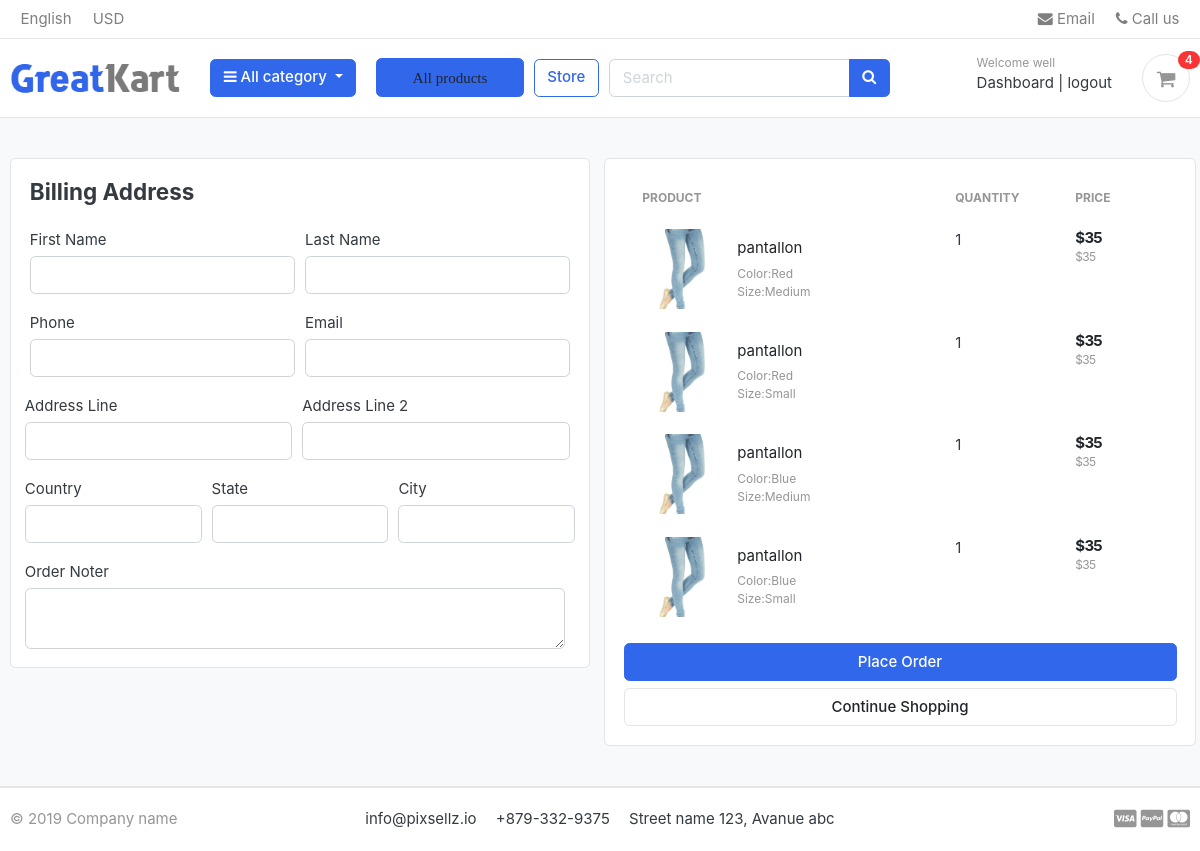
Page /cart/checkout/ (signed in) on the earlier database version.
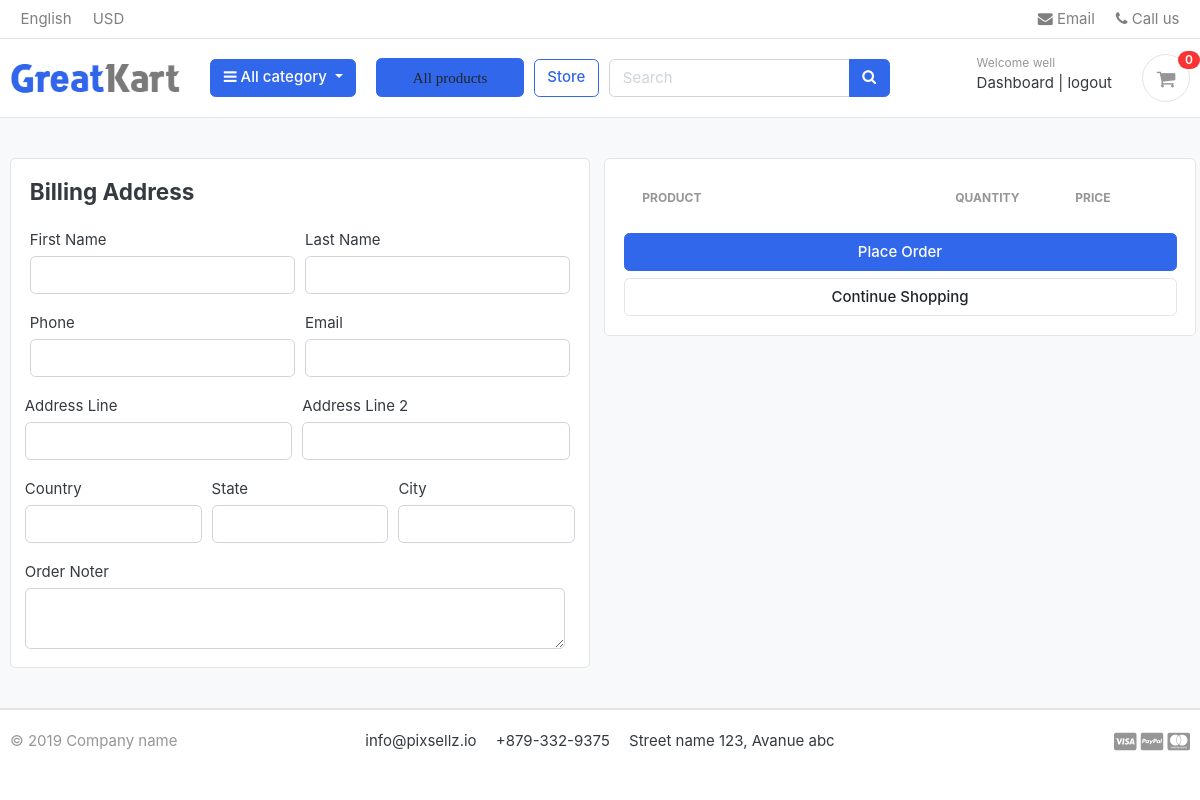
Same page on the later database version.
### carts/models.py (models this page shows, shortened)
class CartItem(models.Model):
    user=models.ForeignKey(Accounts,on_delete=models.CASCADE,null=True)
    product=models.ForeignKey(Product,on_delete=models.CASCADE)
    variations =models.ManyToManyField(Variation,blank=True)
    cart=models.ForeignKey(Cart,on_delete=models.CASCADE,null=True)
    quantity=models.IntegerField()
    is_active=models.BooleanField(default=True)
    def sub_total(self):
        return self.product.price * self.quantity

### store/models.py (models this page shows, shortened)
class Product(models.Model):
    product_name=models.CharField(max_length=50,unique=True)
    slug=models.SlugField(max_length=50,unique=True)
    description=models.TextField(max_length=500,blank=True)
    price=models.IntegerField()
    image=models.ImageField(upload_to='photos/products')
    stock=models.IntegerField()
    is_available=models.BooleanField(default=True)
    category=models.ForeignKey(category,on_delete=models.CASCADE)
    created_date=models.DateTimeField(auto_now_add=True)
    modified_date=models.DateTimeField(auto_now=True)
    def get_url(self):
        return reverse('products_details',args=[self.category.slug,self.slug])

class Variation(models.Model):
        product = models.ForeignKey(Product,on_delete=models.CASCADE)
        variation_category=models.CharField(max_length=100,choices=variation_category_choice)
        variation_value=models.CharField(max_length=100)
        is_active      = models.BooleanField(default=True)
        created_date =models.DateTimeField(auto_now=True)
        objects =VariationManager()

### carts/views.py (the view)
# urls.py: path('cart/checkout/',views.checkout,name='checkout')
@login_required(login_url='login')
def checkout(request, total=0, quantity=0, cart_items=None):
    try:
        tax=0
        grand_total=0
        if request.user.is_authenticated:
            cart_items = CartItem.objects.filter(user=request.user, is_active=True)
        else:
            cart = Cart.objects.get(cart_id=_cart_id(request))
            cart_items = CartItem.objects.filter(cart=cart, is_active=True)
        for cart_item in cart_items:
            total += (cart_item.product.price * cart_item.quantity)
            quantity += cart_item.quantity
        tax=(2*total)/100
        grand_total = total+tax
    except ObjectDoesNotExist:
        pass
    context = {
        'total': total,
        'quantity': quantity,
        'cart_items': cart_items,
        'tax':       tax,
        'grand_total':grand_total
    }
    return render(request,'store/checkout.html',context)

### carts/context_processors.py (called while the page is built)
def counter(request):
    cart_count=0
    if 'admin' in request.path:
        return {}
    else:
        try:
            cart=Cart.objects.filter(cart_id=_cart_id(request))
            if request.user.is_authenticated:
                cart_items = CartItem.objects.all().filter(user=request.user)
            else:
                cart_items = CartItem.objects.all().filter(cart=cart[:1])
            for cart_item in cart_items:
                cart_count += cart_item.quantity
        except Cart.DoesNotExist:
            cart_count=0
    return dict(cart_count = cart_count)

### carts/views.py (called while the page is built)
def _cart_id(request):
    cart = request.session.session_key
    if not cart:
        request.session.create()
        cart = request.session.session_key
    return cart

### category/context_processor.py (called while the page is built)
def menu_link(request):
    links = category.objects.all()
    return dict(links=links)

### category/models.py (called while the page is built)
    def get_url(self):
        return reverse('products_by_category',args=[self.slug])

### e_commerce/templates/store/checkout.html (shortened to what the changed rows need)
{% extends "base.html" %}
{% load static %}
{% block content %}
<section class="section-content padding-y bg">
    <div class="container">
    <div class="row">
        <aside class="col-lg-6 px-1">
            <div class="card">
            <div class="card-body">
                <table class="table table-borderless table-shopping-cart">
                    <thead class="text-muted">
                    <tr class="small text-uppercase">
                      <th scope="col">Product</th>
                      <th scope="col"  width="120">Quantity</th>
                      <th scope="col" width="120">Price</th>
                    </tr>
                    </thead>
                    <tbody>
                        {% for cart_item in cart_items %}
                    <tr>
                        <td>
                            <figure class="itemside align-items-center">
                                <div class="aside"><img src="{{ cart_item.product.image.url }}" class="img-sm"></div>
                                <figcaption class="info">
                                    <a href="{{ cart_item.product.get_url }}" class="title text-dark">{{ cart_item.product.product_name }}</a>
                                    <p class="text-muted small">
                                        {% if cart_item.variations.all %}
                                            {% for item in cart_item.variations.all %}
                                            {{ item.variation_category | capfirst}}:{{ item.variation_value | capfirst}}<br>
                                            {% endfor %}
                                        {% endif %}
                                    </p>
                                </figcaption>
                            </figure>
                        </td>
                        <td>
                            <label for="">{{ cart_item.quantity }}</label>
                        </td>
                        <td>
                            <div class="price-wrap">
                                <var class="price">${{ cart_item.sub_total }}</var>
                                <small class="text-muted"> ${{ cart_item.product.price  }}</small>
                            </div>
                        </td>
                    </tr>
                    {% endfor %}
                    </tbody>
                    </table>
            </div>
            </div>
    </aside>
    </div>
    </div>
    </section>
{% endblock%}

### e_commerce/templates/includes/navbar.html (shortened to what this page needs)
{% load static %}
<header class="section-header">
    <nav class="navbar p-md-0 navbar-expand-sm navbar-light border-bottom">
    <div class="container">
      <div class="collapse navbar-collapse" id="navbarTop4">
        <ul class="navbar-nav mr-auto">
            <li class="nav-item dropdown">
                 <a href="#" class="nav-link">   English </a>
            </li>
            <li class="nav-item dropdown">
                <a href="#" class="nav-link"> USD </a>
            </li>
        </ul>
        <ul class="navbar-nav">
            <li><a href="#" class="nav-link"> <i class="fa fa-envelope"></i> Email </a></li>
            <li><a href="#" class="nav-link"> <i class="fa fa-phone"></i> Call us </a></li>
        </ul>
      </div>
    </div>
    </nav>
    <section class="header-main border-bottom">
        <div class="container">
    <div class="row align-items-center">
        <div class="col-lg-2 col-md-3 col-6">
            <a href="{% url 'home'%}" class="brand-wrap">
                <img class="logo" src="{%static './images/logo.png'%}">
            </a>
        </div>
        <div class="col-lg col-sm col-md col-6 flex-grow-0">
            <div class="category-wrap dropdown d-inline-block float-right">
                <button type="button" class="btn btn-primary dropdown-toggle" data-toggle="dropdown">
                    <i class="fa fa-bars"></i> All category
                </button>
            </div>
        </div>
        <div class="col-lg col-sm col-md col-6 flex-grow-0">
            <div class="category-wrap float-right">
                <button type="button" class="btn btn-primary ">
                    <i class="fa"><a class="dropdown-item" href="{% url 'store'%}">All products</a></i>
                </button>
            </div>
        </div>
        <a href="{% url 'store' %}" class="btn btn-outline-primary">Store</a>
        <div class="col-lg  col-md-6 col-sm-12 col">
            <form action="{% url 'search' %}" class="search" method='GET'>
                <div class="input-group w-100">
                    <input type="text" class="form-control" style="width:60%;" placeholder="Search" name="keyword">
                    <div class="input-group-append">
                      <button class="btn btn-primary" type="submit">
                        <i class="fa fa-search"></i>
                      </button>
                    </div>
                </div>
            </form>
        </div>
        <div class="col-lg-3 col-sm-6 col-8 order-2 order-lg-3">
                    <div class="d-flex justify-content-end mb-3 mb-lg-0">
                        {% if user.id is None %}
                        <div class="widget-header">
                            <small class="title text-muted">Welcome guest!</small>
                            <div>
                                <a href="{% url 'login' %}">Sign in</a> <span class="dark-transp"> | </span>
                                <a href="{% url 'register' %}"> Register</a>
                            </div>
                        </div>
                        {% else %}
                        <div class="widget-header">
                            <small class="title text-muted">Welcome {{ user.first_name }}</small>
                            <div>
                                <a href="{% url 'dashboard'%}">Dashboard</a> <span class="dark-transp"> | </span>
                                <a href="{% url 'logout' %}"> logout</a>
                            </div>
                        </div>
                        {% endif %}
                        <a href="{% url 'cart' %}" class="widget-header pl-3 ml-3">
                            <div class="icon icon-sm rounded-circle border"><i class="fa fa-shopping-cart"></i></div>
                            <span class="badge badge-pill badge-danger notify">{{ cart_count }}</span>
                        </a>
                    </div>
                </div>
    </div>
        </div>
    </section>
    </header>

Differences in the rows shown:
removed CartItem: product.image (picture), product.product_name "pantallon", quantity "1", sub_total "35", product.price "35"
no longer on this page (row unchanged): Variation: variation_category "Color", variation_value "Red"
no longer on this page (row unchanged): Variation: variation_category "Size", variation_value "Medium"
removed CartItem: product.image (picture), product.product_name "pantallon", quantity "1", sub_total "35", product.price "35"
no longer on this page (row unchanged): Variation: variation_category "Size", variation_value "Small"
removed CartItem: product.image (picture), product.product_name "pantallon", quantity "1", sub_total "35", product.price "35"
no longer on this page (row unchanged): Variation: variation_category "Color", variation_value "Blue"
removed CartItem: product.image (picture), product.product_name "pantallon", quantity "1", sub_total "35", product.price "35"
Other differences:
{{ cart_count }}: "4" → "0"
